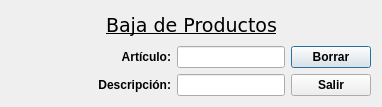
<?xml version="1.0" encoding="UTF-8"?>
<ui version="4.0">
 <class>Bajar_Prod</class>
 <widget class="QDialog" name="Bajar_Prod">
  <property name="geometry">
   <rect>
    <x>0</x>
    <y>0</y>
    <width>382</width>
    <height>107</height>
   </rect>
  </property>
  <property name="windowTitle">
   <string>Baja de Productos</string>
  </property>
  <layout class="QGridLayout" name="gridLayout_2">
   <item row="0" column="0">
    <layout class="QGridLayout" name="gridLayout">
     <item row="0" column="1" colspan="2">
      <widget class="QLabel" name="lb_Tit">
       <property name="font">
        <font>
         <family>DejaVu Sans</family>
         <pointsize>14</pointsize>
         <weight>50</weight>
         <bold>false</bold>
         <underline>true</underline>
        </font>
       </property>
       <property name="text">
        <string>Baja de Productos</string>
       </property>
       <property name="alignment">
        <set>Qt::AlignCenter</set>
       </property>
      </widget>
     </item>
     <item row="1" column="0">
      <spacer name="horizontalSpacer">
       <property name="orientation">
        <enum>Qt::Horizontal</enum>
       </property>
       <property name="sizeHint" stdset="0">
        <size>
         <width>40</width>
         <height>20</height>
        </size>
       </property>
      </spacer>
     </item>
     <item row="1" column="1">
      <widget class="QLabel" name="lb_Art">
       <property name="font">
        <font>
         <weight>75</weight>
         <bold>true</bold>
        </font>
       </property>
       <property name="text">
        <string>Artículo:</string>
       </property>
       <property name="alignment">
        <set>Qt::AlignRight|Qt::AlignTrailing|Qt::AlignVCenter</set>
       </property>
      </widget>
     </item>
     <item row="1" column="2">
      <widget class="QLineEdit" name="ln_Art"/>
     </item>
     <item row="1" column="3">
      <widget class="QPushButton" name="pb_Borrar">
       <property name="font">
        <font>
         <weight>75</weight>
         <bold>true</bold>
        </font>
       </property>
       <property name="text">
        <string>Borrar</string>
       </property>
      </widget>
     </item>
     <item row="2" column="0">
      <spacer name="horizontalSpacer_2">
       <property name="orientation">
        <enum>Qt::Horizontal</enum>
       </property>
       <property name="sizeHint" stdset="0">
        <size>
         <width>40</width>
         <height>20</height>
        </size>
       </property>
      </spacer>
     </item>
     <item row="2" column="1">
      <widget class="QLabel" name="lb_Desc">
       <property name="font">
        <font>
         <weight>75</weight>
         <bold>true</bold>
        </font>
       </property>
       <property name="text">
        <string>Descripción:</string>
       </property>
       <property name="alignment">
        <set>Qt::AlignRight|Qt::AlignTrailing|Qt::AlignVCenter</set>
       </property>
      </widget>
     </item>
     <item row="2" column="2">
      <widget class="QLineEdit" name="ln_Desc"/>
     </item>
     <item row="2" column="3">
      <widget class="QPushButton" name="pb_Salir">
       <property name="font">
        <font>
         <weight>75</weight>
         <bold>true</bold>
        </font>
       </property>
       <property name="text">
        <string>Salir</string>
       </property>
      </widget>
     </item>
    </layout>
   </item>
  </layout>
 </widget>
 <resources/>
 <connections>
  <connection>
   <sender>pb_Salir</sender>
   <signal>pressed()</signal>
   <receiver>Bajar_Prod</receiver>
   <slot>close()</slot>
   <hints>
    <hint type="sourcelabel">
     <x>371</x>
     <y>114</y>
    </hint>
    <hint type="destinationlabel">
     <x>353</x>
     <y>180</y>
    </hint>
   </hints>
  </connection>
 </connections>
</ui>
